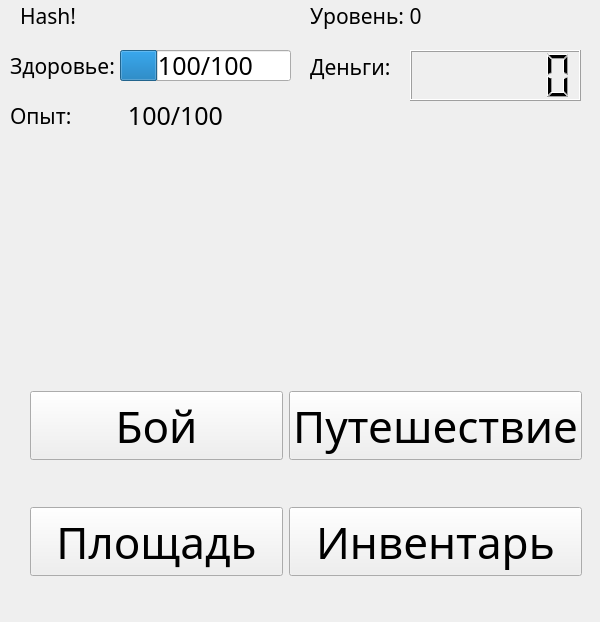
<?xml version="1.0" encoding="UTF-8"?>
<ui version="4.0">
 <class>MainWindow</class>
 <widget class="QMainWindow" name="MainWindow">
  <property name="windowModality">
   <enum>Qt::WindowModal</enum>
  </property>
  <property name="geometry">
   <rect>
    <x>0</x>
    <y>0</y>
    <width>600</width>
    <height>622</height>
   </rect>
  </property>
  <property name="cursor">
   <cursorShape>CrossCursor</cursorShape>
  </property>
  <property name="windowTitle">
   <string>Hash!</string>
  </property>
  <property name="autoFillBackground">
   <bool>false</bool>
  </property>
  <property name="styleSheet">
   <string notr="true"/>
  </property>
  <property name="animated">
   <bool>true</bool>
  </property>
  <widget class="QWidget" name="centralwidget">
   <widget class="QProgressBar" name="Health">
    <property name="enabled">
     <bool>true</bool>
    </property>
    <property name="geometry">
     <rect>
      <x>120</x>
      <y>50</y>
      <width>171</width>
      <height>31</height>
     </rect>
    </property>
    <property name="font">
     <font>
      <weight>50</weight>
      <bold>false</bold>
     </font>
    </property>
    <property name="cursor">
     <cursorShape>ArrowCursor</cursorShape>
    </property>
    <property name="autoFillBackground">
     <bool>false</bool>
    </property>
    <property name="styleSheet">
     <string notr="true"/>
    </property>
    <property name="minimum">
     <number>0</number>
    </property>
    <property name="value">
     <number>22</number>
    </property>
    <property name="textVisible">
     <bool>false</bool>
    </property>
    <property name="orientation">
     <enum>Qt::Horizontal</enum>
    </property>
    <property name="invertedAppearance">
     <bool>false</bool>
    </property>
    <property name="textDirection">
     <enum>QProgressBar::BottomToTop</enum>
    </property>
   </widget>
   <widget class="QLCDNumber" name="Money">
    <property name="geometry">
     <rect>
      <x>410</x>
      <y>50</y>
      <width>171</width>
      <height>51</height>
     </rect>
    </property>
    <property name="styleSheet">
     <string notr="true">background-image: url(:/Empty/atlases/money_bar.jpg);</string>
    </property>
    <property name="digitCount">
     <number>6</number>
    </property>
    <property name="intValue" stdset="0">
     <number>0</number>
    </property>
   </widget>
   <widget class="QLabel" name="Health_label">
    <property name="geometry">
     <rect>
      <x>10</x>
      <y>50</y>
      <width>111</width>
      <height>31</height>
     </rect>
    </property>
    <property name="font">
     <font>
      <family>Segoe Print</family>
      <pointsize>16</pointsize>
      <weight>50</weight>
      <italic>false</italic>
      <bold>false</bold>
      <underline>false</underline>
      <strikeout>false</strikeout>
      <kerning>false</kerning>
     </font>
    </property>
    <property name="midLineWidth">
     <number>-1</number>
    </property>
    <property name="text">
     <string>Здоровье:</string>
    </property>
   </widget>
   <widget class="QLabel" name="Money_label">
    <property name="geometry">
     <rect>
      <x>310</x>
      <y>50</y>
      <width>91</width>
      <height>34</height>
     </rect>
    </property>
    <property name="font">
     <font>
      <family>Segoe Print</family>
      <pointsize>16</pointsize>
      <weight>50</weight>
      <italic>false</italic>
      <bold>false</bold>
      <underline>false</underline>
      <strikeout>false</strikeout>
      <kerning>false</kerning>
     </font>
    </property>
    <property name="midLineWidth">
     <number>-1</number>
    </property>
    <property name="text">
     <string>Деньги:</string>
    </property>
   </widget>
   <widget class="QWidget" name="gridLayoutWidget">
    <property name="geometry">
     <rect>
      <x>30</x>
      <y>350</y>
      <width>552</width>
      <height>269</height>
     </rect>
    </property>
    <layout class="QGridLayout" name="gridLayout">
     <item row="1" column="0">
      <widget class="QPushButton" name="Fight">
       <property name="font">
        <font>
         <family>Segoe Print</family>
         <pointsize>33</pointsize>
         <weight>50</weight>
         <italic>false</italic>
         <bold>false</bold>
         <strikeout>false</strikeout>
         <stylestrategy>PreferAntialias</stylestrategy>
        </font>
       </property>
       <property name="text">
        <string>Бой</string>
       </property>
       <property name="iconSize">
        <size>
         <width>16</width>
         <height>16</height>
        </size>
       </property>
      </widget>
     </item>
     <item row="1" column="1">
      <widget class="QPushButton" name="Trip">
       <property name="font">
        <font>
         <family>Segoe Print</family>
         <pointsize>33</pointsize>
         <weight>50</weight>
         <italic>false</italic>
         <bold>false</bold>
         <strikeout>false</strikeout>
         <stylestrategy>PreferAntialias</stylestrategy>
        </font>
       </property>
       <property name="text">
        <string>Путешествие</string>
       </property>
       <property name="iconSize">
        <size>
         <width>16</width>
         <height>16</height>
        </size>
       </property>
      </widget>
     </item>
     <item row="2" column="0">
      <widget class="QPushButton" name="Market">
       <property name="font">
        <font>
         <family>Segoe Print</family>
         <pointsize>33</pointsize>
         <weight>50</weight>
         <italic>false</italic>
         <bold>false</bold>
         <strikeout>false</strikeout>
         <stylestrategy>PreferAntialias</stylestrategy>
        </font>
       </property>
       <property name="text">
        <string>Площадь</string>
       </property>
       <property name="iconSize">
        <size>
         <width>16</width>
         <height>16</height>
        </size>
       </property>
      </widget>
     </item>
     <item row="2" column="1">
      <widget class="QPushButton" name="Inventory">
       <property name="font">
        <font>
         <family>Segoe Print</family>
         <pointsize>33</pointsize>
         <weight>50</weight>
         <italic>false</italic>
         <bold>false</bold>
         <strikeout>false</strikeout>
         <stylestrategy>PreferAntialias</stylestrategy>
        </font>
       </property>
       <property name="text">
        <string>Инвентарь</string>
       </property>
       <property name="iconSize">
        <size>
         <width>16</width>
         <height>16</height>
        </size>
       </property>
      </widget>
     </item>
    </layout>
   </widget>
   <widget class="QLabel" name="Name">
    <property name="geometry">
     <rect>
      <x>20</x>
      <y>0</y>
      <width>251</width>
      <height>31</height>
     </rect>
    </property>
    <property name="font">
     <font>
      <family>Segoe Print</family>
      <pointsize>16</pointsize>
      <weight>50</weight>
      <italic>false</italic>
      <bold>false</bold>
      <underline>false</underline>
      <strikeout>false</strikeout>
      <kerning>false</kerning>
     </font>
    </property>
    <property name="midLineWidth">
     <number>-1</number>
    </property>
    <property name="text">
     <string extracomment="Имя вашего персонажа">Hash!</string>
    </property>
    <property name="scaledContents">
     <bool>false</bool>
    </property>
   </widget>
   <widget class="QLabel" name="lvl">
    <property name="geometry">
     <rect>
      <x>310</x>
      <y>0</y>
      <width>141</width>
      <height>31</height>
     </rect>
    </property>
    <property name="font">
     <font>
      <family>Segoe Print</family>
      <pointsize>16</pointsize>
      <weight>50</weight>
      <italic>false</italic>
      <bold>false</bold>
      <underline>false</underline>
      <strikeout>false</strikeout>
      <kerning>false</kerning>
     </font>
    </property>
    <property name="midLineWidth">
     <number>-1</number>
    </property>
    <property name="text">
     <string>Уровень: 0</string>
    </property>
   </widget>
   <widget class="QLabel" name="event">
    <property name="geometry">
     <rect>
      <x>30</x>
      <y>190</y>
      <width>541</width>
      <height>91</height>
     </rect>
    </property>
    <property name="font">
     <font>
      <family>Segoe Print</family>
      <pointsize>16</pointsize>
      <weight>50</weight>
      <italic>false</italic>
      <bold>false</bold>
      <underline>false</underline>
      <strikeout>false</strikeout>
      <kerning>false</kerning>
     </font>
    </property>
    <property name="midLineWidth">
     <number>-1</number>
    </property>
    <property name="text">
     <string extracomment="Имя вашего персонажа"/>
    </property>
    <property name="textFormat">
     <enum>Qt::AutoText</enum>
    </property>
    <property name="scaledContents">
     <bool>false</bool>
    </property>
    <property name="wordWrap">
     <bool>true</bool>
    </property>
   </widget>
   <widget class="QLabel" name="phtxt">
    <property name="geometry">
     <rect>
      <x>140</x>
      <y>50</y>
      <width>131</width>
      <height>31</height>
     </rect>
    </property>
    <property name="sizePolicy">
     <sizepolicy hsizetype="Preferred" vsizetype="Preferred">
      <horstretch>0</horstretch>
      <verstretch>0</verstretch>
     </sizepolicy>
    </property>
    <property name="font">
     <font>
      <family>Segoe Print</family>
      <pointsize>19</pointsize>
      <weight>50</weight>
      <italic>false</italic>
      <bold>false</bold>
      <underline>false</underline>
      <strikeout>false</strikeout>
      <kerning>false</kerning>
     </font>
    </property>
    <property name="styleSheet">
     <string notr="true"/>
    </property>
    <property name="midLineWidth">
     <number>-1</number>
    </property>
    <property name="text">
     <string>100/100</string>
    </property>
    <property name="alignment">
     <set>Qt::AlignCenter</set>
    </property>
   </widget>
   <widget class="QLabel" name="exptxt">
    <property name="geometry">
     <rect>
      <x>110</x>
      <y>100</y>
      <width>131</width>
      <height>31</height>
     </rect>
    </property>
    <property name="sizePolicy">
     <sizepolicy hsizetype="Preferred" vsizetype="Preferred">
      <horstretch>0</horstretch>
      <verstretch>0</verstretch>
     </sizepolicy>
    </property>
    <property name="font">
     <font>
      <family>Segoe Print</family>
      <pointsize>19</pointsize>
      <weight>50</weight>
      <italic>false</italic>
      <bold>false</bold>
      <underline>false</underline>
      <strikeout>false</strikeout>
      <kerning>false</kerning>
     </font>
    </property>
    <property name="styleSheet">
     <string notr="true"/>
    </property>
    <property name="midLineWidth">
     <number>-1</number>
    </property>
    <property name="text">
     <string>100/100</string>
    </property>
    <property name="alignment">
     <set>Qt::AlignCenter</set>
    </property>
   </widget>
   <widget class="QLabel" name="Health_label_2">
    <property name="geometry">
     <rect>
      <x>10</x>
      <y>100</y>
      <width>111</width>
      <height>31</height>
     </rect>
    </property>
    <property name="font">
     <font>
      <family>Segoe Print</family>
      <pointsize>16</pointsize>
      <weight>50</weight>
      <italic>false</italic>
      <bold>false</bold>
      <underline>false</underline>
      <strikeout>false</strikeout>
      <kerning>false</kerning>
     </font>
    </property>
    <property name="midLineWidth">
     <number>-1</number>
    </property>
    <property name="text">
     <string>Опыт:</string>
    </property>
   </widget>
  </widget>
  <widget class="QMenuBar" name="menubar">
   <property name="geometry">
    <rect>
     <x>0</x>
     <y>0</y>
     <width>600</width>
     <height>21</height>
    </rect>
   </property>
  </widget>
 </widget>
 <resources>
  <include location="imgs.qrc"/>
 </resources>
 <connections/>
</ui>
